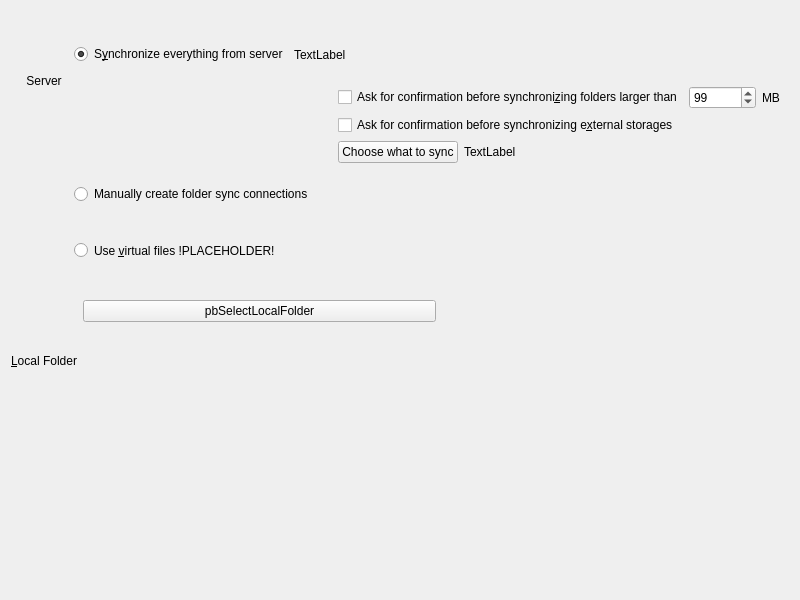
<?xml version="1.0" encoding="UTF-8"?>
<ui version="4.0">
 <class>OwncloudAdvancedSetupPage</class>
 <widget class="QWidget" name="OwncloudAdvancedSetupPage">
  <property name="geometry">
   <rect>
    <x>0</x>
    <y>0</y>
    <width>800</width>
    <height>600</height>
   </rect>
  </property>
  <property name="windowTitle">
   <string>Form</string>
  </property>
  <layout class="QVBoxLayout" name="verticalLayout_4">
   <item>
    <widget class="QWidget" name="syncTypeWidget" native="true">
     <layout class="QHBoxLayout" name="horizontalLayout_9">
      <item>
       <layout class="QVBoxLayout" name="verticalLayout_2">
        <item>
         <widget class="QLabel" name="lServerIcon">
          <property name="sizePolicy">
           <sizepolicy hsizetype="Fixed" vsizetype="Fixed">
            <horstretch>0</horstretch>
            <verstretch>0</verstretch>
           </sizepolicy>
          </property>
          <property name="minimumSize">
           <size>
            <width>48</width>
            <height>48</height>
           </size>
          </property>
          <property name="maximumSize">
           <size>
            <width>48</width>
            <height>48</height>
           </size>
          </property>
          <property name="text">
           <string/>
          </property>
          <property name="pixmap">
           <pixmap>:/client/Files.fm Sync/theme/colored/files.fm-sync-icon.svg</pixmap>
          </property>
          <property name="scaledContents">
           <bool>true</bool>
          </property>
          <property name="alignment">
           <set>Qt::AlignCenter</set>
          </property>
         </widget>
        </item>
        <item>
         <widget class="QLabel" name="lServer">
          <property name="text">
           <string>Server</string>
          </property>
          <property name="scaledContents">
           <bool>false</bool>
          </property>
          <property name="alignment">
           <set>Qt::AlignCenter</set>
          </property>
         </widget>
        </item>
        <item>
         <spacer name="verticalSpacer_3">
          <property name="orientation">
           <enum>Qt::Vertical</enum>
          </property>
          <property name="sizeHint" stdset="0">
           <size>
            <width>20</width>
            <height>40</height>
           </size>
          </property>
         </spacer>
        </item>
       </layout>
      </item>
      <item>
       <widget class="QWidget" name="wSyncStrategy" native="true">
        <layout class="QVBoxLayout" name="verticalLayout">
         <property name="leftMargin">
          <number>0</number>
         </property>
         <property name="rightMargin">
          <number>0</number>
         </property>
         <item>
          <layout class="QHBoxLayout" name="horizontalLayout_2">
           <item>
            <widget class="QRadioButton" name="rSyncEverything">
             <property name="text">
              <string>S&amp;ynchronize everything from server</string>
             </property>
             <property name="checked">
              <bool>true</bool>
             </property>
            </widget>
           </item>
           <item>
            <widget class="QLabel" name="lSyncEverythingSizeLabel">
             <property name="text">
              <string>TextLabel</string>
             </property>
             <property name="textFormat">
              <enum>Qt::PlainText</enum>
             </property>
            </widget>
           </item>
           <item>
            <spacer name="horizontalSpacer_3">
             <property name="orientation">
              <enum>Qt::Horizontal</enum>
             </property>
             <property name="sizeHint" stdset="0">
              <size>
               <width>40</width>
               <height>20</height>
              </size>
             </property>
            </spacer>
           </item>
          </layout>
         </item>
         <item>
          <widget class="QWidget" name="syncEverythingWidget" native="true">
           <layout class="QHBoxLayout" name="horizontalLayout_4">
            <property name="leftMargin">
             <number>0</number>
            </property>
            <property name="topMargin">
             <number>0</number>
            </property>
            <property name="rightMargin">
             <number>0</number>
            </property>
            <property name="bottomMargin">
             <number>0</number>
            </property>
            <item>
             <spacer name="horizontalSpacer_4">
              <property name="orientation">
               <enum>Qt::Horizontal</enum>
              </property>
              <property name="sizeHint" stdset="0">
               <size>
                <width>40</width>
                <height>20</height>
               </size>
              </property>
             </spacer>
            </item>
            <item>
             <layout class="QVBoxLayout" name="verticalLayout_7">
              <item>
               <layout class="QHBoxLayout" name="horizontalLayout_3">
                <item>
                 <widget class="QCheckBox" name="confCheckBoxSize">
                  <property name="text">
                   <string>Ask for confirmation before synchroni&amp;zing folders larger than</string>
                  </property>
                 </widget>
                </item>
                <item>
                 <widget class="QSpinBox" name="confSpinBox">
                  <property name="maximum">
                   <number>999999</number>
                  </property>
                  <property name="value">
                   <number>99</number>
                  </property>
                 </widget>
                </item>
                <item>
                 <widget class="QLabel" name="confTraillingSizeLabel">
                  <property name="text">
                   <string extracomment="Trailing part of &quot;Ask confirmation before syncing folder larger than&quot; ">MB</string>
                  </property>
                 </widget>
                </item>
               </layout>
              </item>
              <item>
               <widget class="QCheckBox" name="confCheckBoxExternal">
                <property name="text">
                 <string>Ask for confirmation before synchronizing e&amp;xternal storages</string>
                </property>
               </widget>
              </item>
              <item>
               <layout class="QHBoxLayout" name="horizontalLayout">
                <item>
                 <widget class="QPushButton" name="bSelectiveSync">
                  <property name="text">
                   <string>Choose what to sync</string>
                  </property>
                 </widget>
                </item>
                <item>
                 <widget class="QLabel" name="lSelectiveSyncSizeLabel">
                  <property name="text">
                   <string>TextLabel</string>
                  </property>
                  <property name="textFormat">
                   <enum>Qt::PlainText</enum>
                  </property>
                 </widget>
                </item>
                <item>
                 <spacer name="horizontalSpacer">
                  <property name="orientation">
                   <enum>Qt::Horizontal</enum>
                  </property>
                  <property name="sizeHint" stdset="0">
                   <size>
                    <width>40</width>
                    <height>20</height>
                   </size>
                  </property>
                 </spacer>
                </item>
               </layout>
              </item>
             </layout>
            </item>
           </layout>
          </widget>
         </item>
         <item>
          <layout class="QHBoxLayout" name="horizontalLayout_40">
           <item>
            <widget class="QRadioButton" name="rManualFolder">
             <property name="sizePolicy">
              <sizepolicy hsizetype="Minimum" vsizetype="Minimum">
               <horstretch>0</horstretch>
               <verstretch>0</verstretch>
              </sizepolicy>
             </property>
             <property name="toolTip">
              <string>&lt;html&gt;&lt;head/&gt;&lt;body&gt;&lt;p&gt;When this option is selected, the wizard will close without synchronizing anything. You can use the &amp;quot;Add Folder Sync Connection&amp;quot; button from the account settings to choose which pair of local and remote folder you wish to synchronize&lt;/p&gt;&lt;/body&gt;&lt;/html&gt;</string>
             </property>
             <property name="whatsThis">
              <string>&lt;html&gt;&lt;head/&gt;&lt;body&gt;&lt;p&gt;When this option is selected, the wizard will close without synchronizing anything. You can use the &amp;quot;Add Folder Sync Connection&amp;quot; button from the account settings to choose which pair of local and remote folder you wish to synchronize&lt;/p&gt;&lt;/body&gt;&lt;/html&gt;</string>
             </property>
             <property name="text">
              <string>Manually create folder sync connections </string>
             </property>
            </widget>
           </item>
           <item>
            <spacer name="horizontalSpacer_5">
             <property name="orientation">
              <enum>Qt::Horizontal</enum>
             </property>
             <property name="sizeHint" stdset="0">
              <size>
               <width>40</width>
               <height>20</height>
              </size>
             </property>
            </spacer>
           </item>
          </layout>
         </item>
         <item>
          <layout class="QHBoxLayout" name="lVirtualFileSync">
           <item>
            <widget class="QRadioButton" name="rVirtualFileSync">
             <property name="sizePolicy">
              <sizepolicy hsizetype="Minimum" vsizetype="Minimum">
               <horstretch>0</horstretch>
               <verstretch>0</verstretch>
              </sizepolicy>
             </property>
             <property name="text">
              <string notr="true">Use &amp;virtual files !PLACEHOLDER!</string>
             </property>
             <property name="checkable">
              <bool>false</bool>
             </property>
            </widget>
           </item>
           <item>
            <spacer name="horizontalSpacer_6">
             <property name="orientation">
              <enum>Qt::Horizontal</enum>
             </property>
             <property name="sizeHint" stdset="0">
              <size>
               <width>40</width>
               <height>20</height>
              </size>
             </property>
            </spacer>
           </item>
          </layout>
         </item>
        </layout>
       </widget>
      </item>
     </layout>
    </widget>
   </item>
   <item>
    <widget class="QWidget" name="whereToSyncWidget" native="true">
     <layout class="QHBoxLayout" name="horizontalLayout_6">
      <property name="leftMargin">
       <number>0</number>
      </property>
      <property name="topMargin">
       <number>0</number>
      </property>
      <property name="rightMargin">
       <number>0</number>
      </property>
      <property name="bottomMargin">
       <number>0</number>
      </property>
      <item>
       <layout class="QVBoxLayout" name="verticalLayout_3">
        <item>
         <widget class="QLabel" name="lLocalIcon">
          <property name="sizePolicy">
           <sizepolicy hsizetype="Fixed" vsizetype="Fixed">
            <horstretch>0</horstretch>
            <verstretch>0</verstretch>
           </sizepolicy>
          </property>
          <property name="minimumSize">
           <size>
            <width>48</width>
            <height>48</height>
           </size>
          </property>
          <property name="maximumSize">
           <size>
            <width>48</width>
            <height>48</height>
           </size>
          </property>
          <property name="text">
           <string/>
          </property>
          <property name="pixmap">
           <pixmap resource="../../../client.qrc">:/client/resources/light/folder-sync.svg</pixmap>
          </property>
          <property name="scaledContents">
           <bool>true</bool>
          </property>
          <property name="alignment">
           <set>Qt::AlignCenter</set>
          </property>
         </widget>
        </item>
        <item>
         <widget class="QLabel" name="lLocal">
          <property name="sizePolicy">
           <sizepolicy hsizetype="Minimum" vsizetype="Preferred">
            <horstretch>0</horstretch>
            <verstretch>0</verstretch>
           </sizepolicy>
          </property>
          <property name="text">
           <string>&amp;Local Folder</string>
          </property>
          <property name="alignment">
           <set>Qt::AlignCenter</set>
          </property>
          <property name="buddy">
           <cstring>pbSelectLocalFolder</cstring>
          </property>
         </widget>
        </item>
        <item>
         <spacer name="verticalSpacer_4">
          <property name="orientation">
           <enum>Qt::Vertical</enum>
          </property>
          <property name="sizeHint" stdset="0">
           <size>
            <width>20</width>
            <height>10</height>
           </size>
          </property>
         </spacer>
        </item>
       </layout>
      </item>
      <item>
       <layout class="QVBoxLayout" name="verticalLayout_5">
        <item>
         <layout class="QHBoxLayout" name="horizontalLayout_8">
          <property name="spacing">
           <number>0</number>
          </property>
          <item>
           <widget class="QPushButton" name="pbSelectLocalFolder">
            <property name="sizePolicy">
             <sizepolicy hsizetype="MinimumExpanding" vsizetype="Fixed">
              <horstretch>0</horstretch>
              <verstretch>0</verstretch>
             </sizepolicy>
            </property>
            <property name="text">
             <string>pbSelectLocalFolder</string>
            </property>
           </widget>
          </item>
          <item>
           <spacer name="horizontalSpacer_7">
            <property name="orientation">
             <enum>Qt::Horizontal</enum>
            </property>
            <property name="sizeHint" stdset="0">
             <size>
              <width>40</width>
              <height>20</height>
             </size>
            </property>
           </spacer>
          </item>
         </layout>
        </item>
        <item>
         <widget class="QStackedWidget" name="resolutionStackedWidget">
          <property name="sizePolicy">
           <sizepolicy hsizetype="Preferred" vsizetype="MinimumExpanding">
            <horstretch>0</horstretch>
            <verstretch>0</verstretch>
           </sizepolicy>
          </property>
          <property name="currentIndex">
           <number>0</number>
          </property>
          <widget class="QWidget" name="page"/>
          <widget class="QWidget" name="resolutionStackedWidgetPage1">
           <layout class="QVBoxLayout" name="verticalLayout_8">
            <item>
             <widget class="QLabel" name="syncModeLabel">
              <property name="text">
               <string notr="true">Status message</string>
              </property>
              <property name="textFormat">
               <enum>Qt::RichText</enum>
              </property>
              <property name="wordWrap">
               <bool>true</bool>
              </property>
             </widget>
            </item>
            <item>
             <widget class="QRadioButton" name="radioButton">
              <property name="text">
               <string>&amp;Keep local data</string>
              </property>
              <property name="checked">
               <bool>true</bool>
              </property>
             </widget>
            </item>
            <item>
             <widget class="QRadioButton" name="cbSyncFromScratch">
              <property name="toolTip">
               <string>&lt;html&gt;&lt;head/&gt;&lt;body&gt;&lt;p&gt;If this box is checked, existing content in the local folder will be erased to start a clean sync from the server.&lt;/p&gt;&lt;p&gt;Do not check this if the local content should be uploaded to the servers folder.&lt;/p&gt;&lt;/body&gt;&lt;/html&gt;</string>
              </property>
              <property name="text">
               <string>Start a &amp;clean sync (Create a backup and erases the local folder!)</string>
              </property>
              <property name="checkable">
               <bool>true</bool>
              </property>
             </widget>
            </item>
            <item>
             <spacer name="verticalSpacer">
              <property name="orientation">
               <enum>Qt::Vertical</enum>
              </property>
              <property name="sizeHint" stdset="0">
               <size>
                <width>20</width>
                <height>10</height>
               </size>
              </property>
             </spacer>
            </item>
           </layout>
          </widget>
         </widget>
        </item>
       </layout>
      </item>
     </layout>
    </widget>
   </item>
   <item alignment="Qt::AlignHCenter|Qt::AlignVCenter">
    <widget class="QProgressIndicator" name="progressIndicator" native="true"/>
   </item>
  </layout>
 </widget>
 <customwidgets>
  <customwidget>
   <class>QProgressIndicator</class>
   <extends>QWidget</extends>
   <header>QProgressIndicator.h</header>
   <container>1</container>
  </customwidget>
 </customwidgets>
 <tabstops>
  <tabstop>rSyncEverything</tabstop>
  <tabstop>confCheckBoxSize</tabstop>
  <tabstop>confSpinBox</tabstop>
  <tabstop>bSelectiveSync</tabstop>
  <tabstop>rManualFolder</tabstop>
  <tabstop>rVirtualFileSync</tabstop>
 </tabstops>
 <resources>
  <include location="../../../client.qrc"/>
 </resources>
 <connections/>
</ui>
